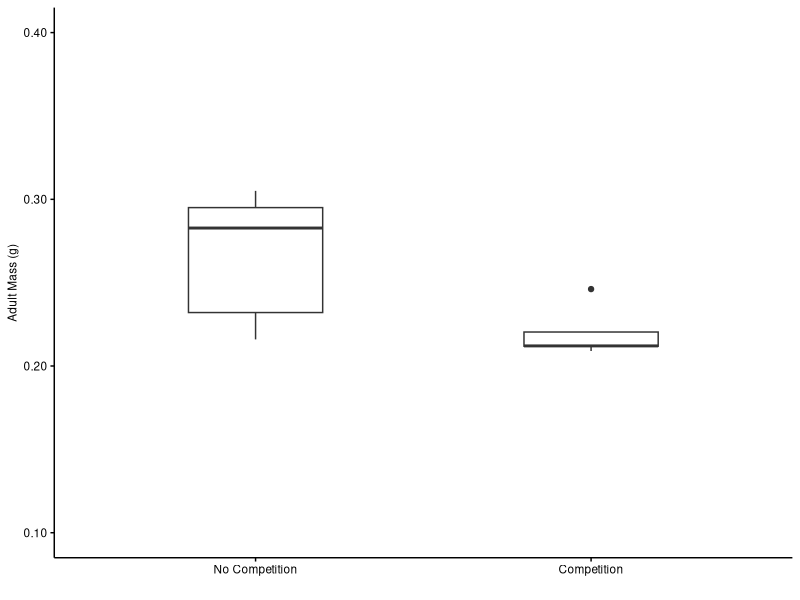
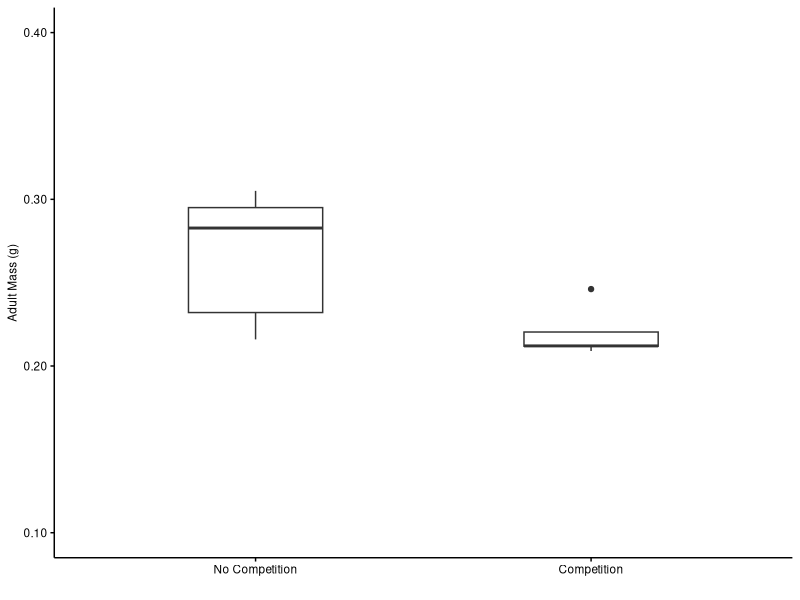

Recreate these plots in R, in order.
## ---- chunk 1
library(ggplot2)
library(here) # Organization
## ---- chunk 2
b.d <- read.csv(here("Data","2019 A. B. James.csv"))
b.d$Treat_ID <- factor(b.d$Treat_ID,levels = c("NC","C"))

levels(b.d$Treat_ID)[levels(b.d$Treat_ID)=="NC"] <- "No Competition"
levels(b.d$Treat_ID)[levels(b.d$Treat_ID)=="C"] <- "Competition"

Fig_S1 <- ggplot(b.d, aes(Treat_ID, A_Mass, fill = Treat_ID)) + geom_boxplot(width = 0.4)

Fig_S1 <- Fig_S1 + scale_fill_manual(breaks = c("No Competition","Competition"), values = c("white", "white")) + theme(legend.position = "none", axis.text.x = element_text(size = 8.5), axis.text.y = element_text(size = 8.5), title = element_text(size = 8.5), panel.background = element_blank(), panel.grid.major = element_blank(), panel.grid.minor = element_blank(), axis.line = element_line(color = "black"), axis.text = element_text(color = "black"), axis.ticks = element_line(color = "black")) + xlab("") + ylab('Adult Mass (g)') + guides(fill = FALSE)
Fig_S1 <- Fig_S1 + scale_y_continuous(
  labels = scales::number_format(accuracy = .01), limits = c(0.1,0.4))
print(Fig_S1)

ggsave(
  here("Figures", "Fig. S1.jpg"),
  Fig_S1,
  width = 174,
  height = 100,
  units = c("mm"),
  dpi = 600
)
